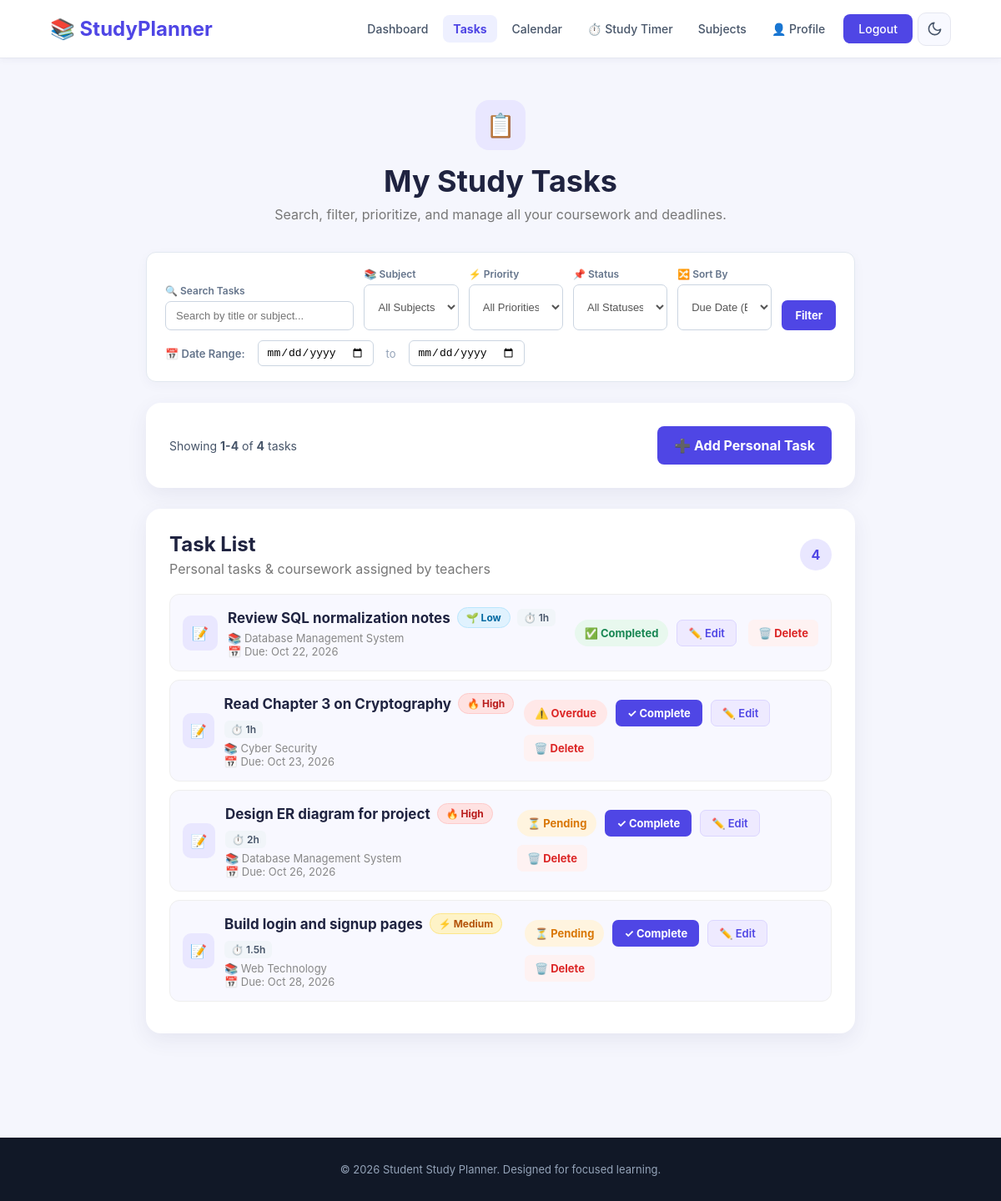
Screenshot of /tasks.php (signed in) with the database file from the repository.
### tables this page shows
CREATE TABLE IF NOT EXISTS `tasks` (
  `id` int(11) NOT NULL AUTO_INCREMENT,
  `user_id` int(11) NOT NULL,
  `subject_id` int(11) NOT NULL,
  `task_name` varchar(200) NOT NULL,
  `due_date` date NOT NULL,
  `priority` enum('low','medium','high') NOT NULL DEFAULT 'medium',
  `estimated_hours` decimal(4,1) NOT NULL DEFAULT 1.0,
  `status` enum('pending','completed') NOT NULL DEFAULT 'pending',
  `created_at` timestamp NOT NULL DEFAULT current_timestamp(),
  PRIMARY KEY (`id`),
  KEY `idx_tasks_user_id` (`user_id`),
  KEY `idx_tasks_subject_id` (`subject_id`),
  KEY `idx_tasks_due_date` (`due_date`),
  KEY `idx_tasks_status` (`status`),
  KEY `idx_tasks_priority` (`priority`),
  CONSTRAINT `fk_tasks_user` FOREIGN KEY (`user_id`)
    REFERENCES `users` (`id`) ON DELETE CASCADE,
  CONSTRAINT `fk_tasks_subject` FOREIGN KEY (`subject_id`)
    REFERENCES `subjects` (`id`) ON DELETE CASCADE
);

CREATE TABLE IF NOT EXISTS `subjects` (
  `id` int(11) NOT NULL AUTO_INCREMENT,
  `user_id` int(11) NOT NULL,
  `teacher_id` int(11) DEFAULT NULL,
  `subject_name` varchar(100) NOT NULL,
  `created_at` timestamp NOT NULL DEFAULT current_timestamp(),
  PRIMARY KEY (`id`),
  UNIQUE KEY `uq_user_subject` (`user_id`, `subject_name`),
  KEY `idx_subjects_user_id` (`user_id`),
  KEY `idx_subjects_teacher_id` (`teacher_id`),
  CONSTRAINT `fk_subjects_user` FOREIGN KEY (`user_id`)
    REFERENCES `users` (`id`) ON DELETE CASCADE,
  CONSTRAINT `fk_subjects_teacher` FOREIGN KEY (`teacher_id`)
    REFERENCES `teachers` (`id`) ON DELETE SET NULL
);

### includes/auth.php (called while the page is built, shortened)
<?php
function require_student_login(): int {
    return (int)$_SESSION['user_id'];
}

### tasks.php (the view, shortened to what this page needs)
<?php
require_once __DIR__ . '/config/database.php';
require_once __DIR__ . '/includes/auth.php';
require_once __DIR__ . '/includes/functions.php';
$userId = require_student_login();
$search = trim($_GET['search'] ?? '');
$subjectId = (int)($_GET['subject_id'] ?? 0);
$priority = trim($_GET['priority'] ?? '');
$statusFilter = trim($_GET['status'] ?? 'all');
$dateFrom = trim($_GET['date_from'] ?? '');
$dateTo = trim($_GET['date_to'] ?? '');
$sort = trim($_GET['sort'] ?? 'due_asc');
$page = max(1, (int)($_GET['page'] ?? 1));
$perPage = 8;
$allTasks = get_student_all_tasks($conn, $userId, [
    'search' => $search,
    'subject_id' => $subjectId,
    'priority' => $priority,
    'status' => $statusFilter,
    'date_from' => $dateFrom,
    'date_to' => $dateTo,
    'sort' => $sort,
]);
$totalTasks = count($allTasks);
$startIndex = ($page - 1) * $perPage;
$paginatedTasks = array_slice($allTasks, $startIndex, $perPage);
function build_page_url(int $targetPage): string {
    $params = $_GET;
    $params['page'] = $targetPage;
    return 'tasks.php?' . http_build_query($params);
}
include __DIR__ . '/includes/header.php';
?>
<div class="subjects-page">
    <div class="subjects-header">
        <div class="subjects-icon">📋</div>
        <h1>My Study Tasks</h1>
        <p>Search, filter, prioritize, and manage all your coursework and deadlines.</p>
    </div>
    <div class="filter-toolbar">
        <form method="GET" action="tasks.php">
            <div class="filter-form-grid">
                <div class="filter-item">
                    <label for="search">🔍 Search Tasks</label>
                    <input
                        type="text"
                        id="search"
                        name="search"
                        placeholder="Search by title or subject..."
                        value="<?php echo e($search); ?>"
                    >
                </div>
                <div class="filter-item">
                    <label for="subject_id">📚 Subject</label>
                    <select id="subject_id" name="subject_id">
                        <option value="">All Subjects</option>
                    </select>
                </div>
                <div class="filter-item">
                    <label for="priority">⚡ Priority</label>
                    <select id="priority" name="priority">
                        <option value="">All Priorities</option>
                    </select>
                </div>
                <div class="filter-item">
                    <label for="status">📌 Status</label>
                    <select id="status" name="status">
                        <option value="all" <?php echo $statusFilter === 'all' ? 'selected' : ''; ?>>All Statuses</option>
                    </select>
                </div>
                <div class="filter-item">
                    <label for="sort">🔀 Sort By</label>
                    <select id="sort" name="sort">
                        <option value="due_asc" <?php echo $sort === 'due_asc' ? 'selected' : ''; ?>>Due Date (Earliest)</option>
                    </select>
                </div>
                <div style="display: flex; gap: 8px;">
                    <button type="submit" class="quick-button" style="padding: 10px 16px;">
                        Filter
                    </button>
                </div>
            </div>
            <div style="display: flex; gap: 15px; margin-top: 12px; align-items: center; font-size: 13px;">
                <span style="color: #64748b; font-weight: 600;">📅 Date Range:</span>
                <input type="date" name="date_from" value="<?php echo e($dateFrom); ?>" style="padding: 6px 10px; border: 1px solid #cbd5e1; border-radius: 6px; font-size: 13px;">
                <span style="color: #94a3b8;">to</span>
                <input type="date" name="date_to" value="<?php echo e($dateTo); ?>" style="padding: 6px 10px; border: 1px solid #cbd5e1; border-radius: 6px; font-size: 13px;">
            </div>
        </form>
    </div>
    <div class="add-subject-card" style="display: flex; justify-content: space-between; align-items: center; flex-wrap: wrap; gap: 15px;">
        <div style="font-size: 14px; color: #475569;">
            Showing <strong><?php echo min($startIndex + 1, $totalTasks); ?>-<?php echo min($startIndex + count($paginatedTasks), $totalTasks); ?></strong> of <strong><?php echo $totalTasks; ?></strong> task<?php echo $totalTasks === 1 ? '' : 's'; ?>
        </div>
        <a href="add_task.php" class="quick-button">
            ➕ Add Personal Task
        </a>
    </div>
    <div class="subjects-list-card">
        <div class="list-header">
            <div>
                <h2>Task List</h2>
                <p>Personal tasks & coursework assigned by teachers</p>
            </div>
            <span class="subject-count"><?php echo $totalTasks; ?></span>
        </div>
        <?php if (!empty($paginatedTasks)): ?>
            <?php foreach ($paginatedTasks as $task): ?>
                <div class="subject-card">
                    <div class="subject-info">
                        <div class="subject-icon">
                            <?php echo ($task['source'] === 'teacher') ? '👩‍🏫' : '📝'; ?>
                        </div>
                        <div>
                            <div style="display: flex; align-items: center; gap: 8px; flex-wrap: wrap; margin-bottom: 4px;">
                                <h3 style="margin: 0; font-size: 17px;">
                                    <?php echo e($task['task_name']); ?>
                                </h3>
                                <?php echo render_priority_badge($task['priority']); ?>
                                <span class="hours-badge">⏱️ <?php echo $task['estimated_hours']; ?>h</span>
                            </div>
                            <p>📚 <?php echo e($task['subject_name']); ?></p>
                            <p>📅 Due: <?php echo format_date($task['due_date']); ?></p>
                        </div>
                    </div>
                    <div class="task-actions">
                        <?php if ($task['status'] === 'completed'): ?>
                            <span class="task-completed">✅ Completed</span>
                        <?php else: ?>
                            <?php if ($task['is_overdue']): ?>
                                <span class="task-overdue">⚠️ Overdue</span>
                            <?php else: ?>
                                <span class="task-pending">⏳ Pending</span>
                            <?php endif; ?>
                            <form method="POST" action="<?php echo e(build_page_url($page)); ?>" class="inline-form">
                                <button type="submit" class="quick-button">✓ Complete</button>
                            </form>
                        <?php endif; ?>
                        <?php if ($task['can_edit']): ?>
                            <a href="edit_task.php?id=<?php echo (int)$task['id']; ?>" class="edit-button">
                                ✏️ Edit
                            </a>
                            <form method="POST" action="<?php echo e(build_page_url($page)); ?>" class="inline-form" onsubmit="return confirm('Are you sure you want to delete this task?');">
                                <button type="submit" class="delete-button">🗑️ Delete</button>
                            </form>
                        <?php endif; ?>
                    </div>
                </div>
            <?php endforeach; ?>
        <?php endif; ?>
    </div>
</div>
<?php
include __DIR__ . '/includes/footer.php';
?>

### includes/functions.php (shortened to what this page needs)
<?php
function e(?string $value): string {
    return htmlspecialchars($value ?? '', ENT_QUOTES, 'UTF-8');
}
function format_date(?string $dateStr): string {
    $time = strtotime($dateStr);
    return date("M j, Y", $time);
}
function is_task_overdue(string $dueDate, string $status): bool {
    if ($status === 'completed') {
        return false;
    }
    $today = date('Y-m-d');
    return ($dueDate < $today);
}
function render_priority_badge(string $priority): string {
    $priority = strtolower($priority);
    switch ($priority) {
        case 'high':
            return '<span class="priority-badge priority-high">🔥 High</span>';
        case 'low':
            return '<span class="priority-badge priority-low">🌱 Low</span>';
        case 'medium':
        default:
            return '<span class="priority-badge priority-medium">⚡ Medium</span>';
    }
}
function get_student_all_tasks(mysqli $conn, int $userId, array $options = []): array {
    $tasks = [];
    $search = trim($options['search'] ?? '');
    $subjectId = (int)($options['subject_id'] ?? 0);
    $priority = trim($options['priority'] ?? '');
    $statusFilter = trim($options['status'] ?? 'all');
    $dateFrom = trim($options['date_from'] ?? '');
    $dateTo = trim($options['date_to'] ?? '');
    $sort = trim($options['sort'] ?? 'due_asc');
    $sqlStudent = "
        SELECT t.id, t.task_name, t.due_date, t.status, t.subject_id, t.created_at,
               COALESCE(t.priority, 'medium') AS priority,
               COALESCE(t.estimated_hours, 1.0) AS estimated_hours,
               s.subject_name,
               'student' AS source,
               NULL AS teacher_name
        FROM tasks t
        INNER JOIN subjects s ON t.subject_id = s.id
        WHERE t.user_id = ?
    ";
    $params = [$userId];
    $types = "i";
    $stmt = $conn->prepare($sqlStudent);
    $stmt->bind_param($types, ...$params);
    $stmt->execute();
    $res = $stmt->get_result();
    while ($row = $res->fetch_assoc()) {
        $row['is_overdue'] = is_task_overdue($row['due_date'], $row['status']);
        $row['can_edit'] = true;
        $row['can_delete'] = true;
        $row['unified_id'] = 'student_' . $row['id'];
        $row['estimated_hours'] = (float)$row['estimated_hours'];
        $tasks[] = $row;
    }
    $sqlTeacher = "
        SELECT tt.id, tt.task_name, tt.due_date, tt.status, tt.subject_id, tt.created_at,
               COALESCE(tt.priority, 'medium') AS priority,
               COALESCE(tt.estimated_hours, 1.0) AS estimated_hours,
               s.subject_name,
               'teacher' AS source,
               tch.name AS teacher_name
        FROM teacher_tasks tt
        INNER JOIN subjects s ON tt.subject_id = s.id
        INNER JOIN teachers tch ON tt.teacher_id = tch.id
        WHERE tt.student_id = ?
    ";
    $paramsT = [$userId];
    $typesT = "i";
    $stmtT = $conn->prepare($sqlTeacher);
    $stmtT->bind_param($typesT, ...$paramsT);
    $stmtT->execute();
    $resT = $stmtT->get_result();
    usort($tasks, function ($a, $b) use ($sort) {
        switch ($sort) {
            case 'due_desc':
                return strcmp($b['due_date'], $a['due_date']);
            case 'priority_desc':
                $weights = ['high' => 3, 'medium' => 2, 'low' => 1];
                $wA = $weights[$a['priority']] ?? 2;
                $wB = $weights[$b['priority']] ?? 2;
                if ($wA === $wB) {
                    return strcmp($a['due_date'], $b['due_date']);
                }
                return $wB <=> $wA;
            case 'name_asc':
                return strcasecmp($a['task_name'], $b['task_name']);
            case 'due_asc':
            default:
                if ($a['due_date'] === $b['due_date']) {
                    return $b['id'] <=> $a['id'];
                }
                return strcmp($a['due_date'], $b['due_date']);
        }
    });
    return $tasks;
}

### rows the page displays
tasks: task_name "Review SQL normalization notes", shows "🌱 Low", estimated_hours "1", subject.subject_name "Database Management System", due_date "Oct 22, 2026", status "✅ Completed"
tasks: task_name "Read Chapter 3 on Cryptography", shows "🔥 High", estimated_hours "1", subject.subject_name "Cyber Security", due_date "Oct 23, 2026", shows "⚠️ Overdue"
tasks: task_name "Design ER diagram for project", shows "🔥 High", estimated_hours "2", subject.subject_name "Database Management System", due_date "Oct 26, 2026", shows "⏳ Pending"
tasks: task_name "Build login and signup pages", shows "⚡ Medium", estimated_hours "1.5", subject.subject_name "Web Technology", due_date "Oct 28, 2026", shows "⏳ Pending"

### other values shown
min($startIndex + 1, $totalTasks) "1"
min($startIndex + count($paginatedTasks), $totalTasks) "4"
$totalTasks "4"
